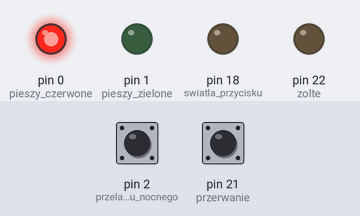
This sketch was run on a simulated Arduino Mega 2560, built with avr-gcc and run on an emulated ATmega2560. On the bench: output pins drawn as LEDs (lit = HIGH). Dashed ring = blinking. The test bench sets the inputs (shaded band); at power-on: pin 2 (przelacznik_trybu_nocnego) HIGH, pin 21 (przerwanie) HIGH. Pins used as bus, display or sensor lines are not drawn.

Above: at 3.2 s.
3.3 s: pin 2 (przelacznik_trybu_nocnego) pulled LOW for 2.3 s
At 4.4 s:
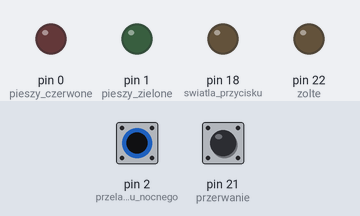
At 4.8 s:
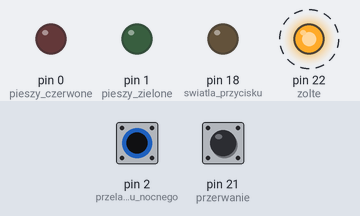
7.5 s: pin 21 (przerwanie) pulled LOW for 2.3 s
At 12.1 s:
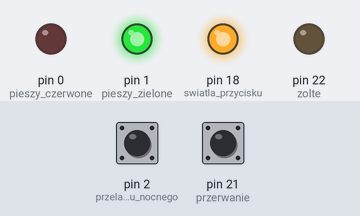
Timing chart, 0 to 22.5 s (numbered marks = the images above; inputs shaded):
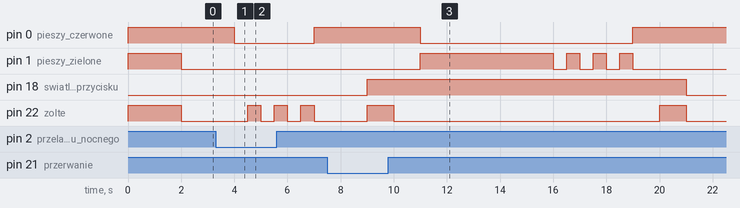

The sketch:

pedestrian_crossing.ino
```cpp
#define zolte 22
#define pieszy_czerwone 0
#define pieszy_zielone 1
#define kierowca_czerwone 3
#define kierowca_zielone 5
#define przelacznik_trybu_nocnego 2
#define przerwanie 21
#define swiatla_przycisku 18

boolean tryb_pieszego = 0;

void setup() {
	pinMode(zolte, OUTPUT);
	pinMode(pieszy_czerwone, OUTPUT);
	pinMode(pieszy_zielone, OUTPUT);
	pinMode(kierowca_czerwone, OUTPUT);
	pinMode(kierowca_zielone, OUTPUT);

	pinMode(przerwanie, INPUT_PULLUP);
	pinMode(swiatla_przycisku, OUTPUT);

	interrupts();

	pinMode(przelacznik_trybu_nocnego, INPUT_PULLUP);

	attachInterrupt(2, interrupt, FALLING);
	test_swiatel();
}

void loop() {
	if(tryb_pieszego == 0){
		if(digitalRead(przelacznik_trybu_nocnego) != 0){
			tryb_kierowca_zielone();
		}
		else{
			tryb_nocny();
		}
	}
	else{
		digitalWrite(swiatla_przycisku, HIGH);
		tryb_pieszy_zielone();
		tryb_pieszego = 0;
	}
}

void test_swiatel(){
	digitalWrite(zolte, HIGH);
	digitalWrite(pieszy_czerwone, HIGH);
	digitalWrite(pieszy_zielone, HIGH);
	digitalWrite(kierowca_czerwone, HIGH);
	digitalWrite(kierowca_zielone, HIGH);

	delay(2000);

	digitalWrite(zolte, LOW);
	digitalWrite(pieszy_czerwone, LOW);
	digitalWrite(pieszy_zielone, LOW);
	digitalWrite(kierowca_czerwone, LOW);
	digitalWrite(kierowca_zielone, LOW);
}

void tryb_kierowca_zielone(){
	digitalWrite(kierowca_zielone, HIGH);
	digitalWrite(pieszy_czerwone, HIGH);
	delay(2000);
}

void tryb_pieszy_zielone(){

	//zolte swiatlo dla kierowcow, potem czerwone dla kierowcow
	//oraz zielone dla pieszych
	digitalWrite(kierowca_zielone, LOW);
	digitalWrite(zolte, HIGH);
	delay(1000);
	digitalWrite(zolte, LOW);
	digitalWrite(kierowca_czerwone, HIGH);
	delay(1000);
	digitalWrite(pieszy_czerwone, LOW);
	digitalWrite(pieszy_zielone, HIGH);

	delay(5000);

	//migotanie swiatla zielonego i wylaczenie go
	for(int i=0; i<3; i++){
	digitalWrite(pieszy_zielone, LOW);
	delay(500);
	digitalWrite(pieszy_zielone, HIGH);
	delay(500);
	}

	digitalWrite(pieszy_zielone, LOW);
	digitalWrite(pieszy_czerwone, HIGH);
	delay(1000);

	//czerwone swiatlo dla pieszych, zolte i zielone dla kierowcow
	digitalWrite(zolte, HIGH);
	delay(1000);
	digitalWrite(zolte, LOW);
	digitalWrite(kierowca_czerwone, LOW);
	digitalWrite(kierowca_zielone, HIGH);
	digitalWrite(swiatla_przycisku, LOW);

}

void tryb_nocny(){
	digitalWrite(pieszy_czerwone, LOW);
	digitalWrite(kierowca_zielone, LOW);

	//migotanie swiatla zoltego
	for(int i=0; i<3; i++){
	delay(500);
	digitalWrite(zolte, HIGH);
	delay(500);
	digitalWrite(zolte, LOW);
	}
}

void interrupt(){
	tryb_pieszego = 1;
}
```

Measured:
- after the input at 3.3 s, pin 0 (pieszy_czerwone): HIGH → LOW after 0.70 s, → HIGH 3.0 s later; pin 22 (zolte): alternates HIGH for 0.50 s and LOW for 0.50 s, starting after 1.2 s
- after the input at 7.5 s, pin 0 (pieszy_czerwone): HIGH → LOW after 3.5 s, → HIGH 8.0 s later; pin 1 (pieszy_zielone): LOW → HIGH after 3.5 s, then repeats every 1.0 s: LOW 0.50 s, HIGH 0.50 s, until it stays LOW from 19.0 s
